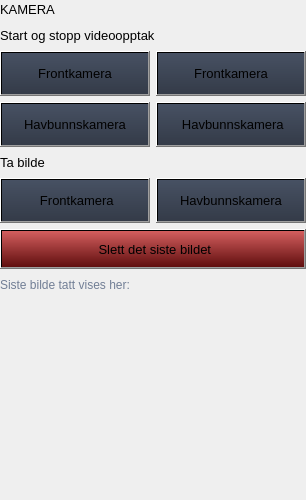
                                  <widget class="QFrame" name="kameraContainer">
                                   <property name="minimumSize">
                                    <size>
                                     <width>0</width>
                                     <height>500</height>
                                    </size>
                                   </property>
                                   <property name="maximumSize">
                                    <size>
                                     <width>16777215</width>
                                     <height>1000</height>
                                    </size>
                                   </property>
                                   <property name="frameShape">
                                    <enum>QFrame::NoFrame</enum>
                                   </property>
                                   <property name="frameShadow">
                                    <enum>QFrame::Raised</enum>
                                   </property>
                                   <layout class="QVBoxLayout" name="verticalLayout_28">
                                    <property name="leftMargin">
                                     <number>0</number>
                                    </property>
                                    <property name="topMargin">
                                     <number>0</number>
                                    </property>
                                    <property name="rightMargin">
                                     <number>0</number>
                                    </property>
                                    <property name="bottomMargin">
                                     <number>0</number>
                                    </property>
                                    <item>
                                     <widget class="QLabel" name="title_video">
                                      <property name="font">
                                       <font>
                                        <family>Segoe UI</family>
                                        <pointsize>10</pointsize>
                                        <weight>50</weight>
                                        <italic>false</italic>
                                        <bold>false</bold>
                                       </font>
                                      </property>
                                      <property name="styleSheet">
                                       <string notr="true"/>
                                      </property>
                                      <property name="text">
                                       <string>KAMERA</string>
                                      </property>
                                     </widget>
                                    </item>
                                    <item>
                                     <widget class="QLabel" name="title_start_videoopptak">
                                      <property name="maximumSize">
                                       <size>
                                        <width>16777215</width>
                                        <height>16777215</height>
                                       </size>
                                      </property>
                                      <property name="font">
                                       <font>
                                        <family>Segoe UI</family>
                                        <pointsize>10</pointsize>
                                        <weight>50</weight>
                                        <italic>false</italic>
                                        <bold>false</bold>
                                       </font>
                                      </property>
                                      <property name="styleSheet">
                                       <string notr="true"/>
                                      </property>
                                      <property name="text">
                                       <string>Start og stopp videoopptak</string>
                                      </property>
                                     </widget>
                                    </item>
                                    <item>
                                     <layout class="QHBoxLayout" name="videoopptakContainer">
                                      <item>
                                       <widget class="QPushButton" name="btn_start_video_frontkamera">
                                        <property name="minimumSize">
                                         <size>
                                          <width>150</width>
                                          <height>45</height>
                                         </size>
                                        </property>
                                        <property name="font">
                                         <font>
                                          <family>Segoe UI</family>
                                          <pointsize>10</pointsize>
                                          <weight>50</weight>
                                          <italic>false</italic>
                                          <bold>false</bold>
                                         </font>
                                        </property>
                                        <property name="cursor">
                                         <cursorShape>PointingHandCursor</cursorShape>
                                        </property>
                                        <property name="styleSheet">
                                         <string notr="true">QPushButton { background-color: qlineargradient(spread:pad, x1:0.5, y1:0, x2:0.5, y2:1, stop:0 rgba(71, 81, 99, 255), stop:1 rgba(52, 59, 72, 255));} QPushButton:hover { background-color: qlineargradient(spread:pad, x1:0.5, y1:0, x2:0.5, y2:1, stop:0 rgba(92, 104, 128, 255), stop:1 rgba(61, 69, 85, 255));}</string>
                                        </property>
                                        <property name="text">
                                         <string>Frontkamera</string>
                                        </property>
                                        <property name="icon">
                                         <iconset resource="resources.qrc">
                                          <normaloff>:/icons/images/icons/cil-media-play.png</normaloff>:/icons/images/icons/cil-media-play.png</iconset>
                                        </property>
                                       </widget>
                                      </item>
                                      <item>
                                       <widget class="QPushButton" name="btn_stopp_video_frontkamera">
                                        <property name="minimumSize">
                                         <size>
                                          <width>150</width>
                                          <height>45</height>
                                         </size>
                                        </property>
                                        <property name="font">
                                         <font>
                                          <family>Segoe UI</family>
                                          <pointsize>10</pointsize>
                                          <weight>50</weight>
                                          <italic>false</italic>
                                          <bold>false</bold>
                                         </font>
                                        </property>
                                        <property name="cursor">
                                         <cursorShape>PointingHandCursor</cursorShape>
                                        </property>
                                        <property name="styleSheet">
                                         <string notr="true">QPushButton { background-color: qlineargradient(spread:pad, x1:0.5, y1:0, x2:0.5, y2:1, stop:0 rgba(71, 81, 99, 255), stop:1 rgba(52, 59, 72, 255));} QPushButton:hover { background-color: qlineargradient(spread:pad, x1:0.5, y1:0, x2:0.5, y2:1, stop:0 rgba(92, 104, 128, 255), stop:1 rgba(61, 69, 85, 255));}</string>
                                        </property>
                                        <property name="text">
                                         <string>Frontkamera</string>
                                        </property>
                                        <property name="icon">
                                         <iconset resource="resources.qrc">
                                          <normaloff>:/icons/images/icons/cil-media-stop.png</normaloff>:/icons/images/icons/cil-media-stop.png</iconset>
                                        </property>
                                       </widget>
                                      </item>
                                     </layout>
                                    </item>
                                    <item>
                                     <layout class="QHBoxLayout" name="VideoopptakContainer2">
                                      <item>
                                       <widget class="QPushButton" name="btn_start_video_havbunn">
                                        <property name="minimumSize">
                                         <size>
                                          <width>150</width>
                                          <height>45</height>
                                         </size>
                                        </property>
                                        <property name="font">
                                         <font>
                                          <family>Segoe UI</family>
                                          <pointsize>10</pointsize>
                                          <weight>50</weight>
                                          <italic>false</italic>
                                          <bold>false</bold>
                                         </font>
                                        </property>
                                        <property name="cursor">
                                         <cursorShape>PointingHandCursor</cursorShape>
                                        </property>
                                        <property name="styleSheet">
                                         <string notr="true">QPushButton { background-color: qlineargradient(spread:pad, x1:0.5, y1:0, x2:0.5, y2:1, stop:0 rgba(71, 81, 99, 255), stop:1 rgba(52, 59, 72, 255));} QPushButton:hover { background-color: qlineargradient(spread:pad, x1:0.5, y1:0, x2:0.5, y2:1, stop:0 rgba(92, 104, 128, 255), stop:1 rgba(61, 69, 85, 255));}</string>
                                        </property>
                                        <property name="text">
                                         <string>Havbunnskamera</string>
                                        </property>
                                        <property name="icon">
                                         <iconset resource="resources.qrc">
                                          <normaloff>:/icons/images/icons/cil-media-play.png</normaloff>:/icons/images/icons/cil-media-play.png</iconset>
                                        </property>
                                       </widget>
                                      </item>
                                      <item>
                                       <widget class="QPushButton" name="btn_stopp_video_havbunn">
                                        <property name="minimumSize">
                                         <size>
                                          <width>150</width>
                                          <height>45</height>
                                         </size>
                                        </property>
                                        <property name="font">
                                         <font>
                                          <family>Segoe UI</family>
                                          <pointsize>10</pointsize>
                                          <weight>50</weight>
                                          <italic>false</italic>
                                          <bold>false</bold>
                                         </font>
                                        </property>
                                        <property name="cursor">
                                         <cursorShape>PointingHandCursor</cursorShape>
                                        </property>
                                        <property name="styleSheet">
                                         <string notr="true">QPushButton { background-color: qlineargradient(spread:pad, x1:0.5, y1:0, x2:0.5, y2:1, stop:0 rgba(71, 81, 99, 255), stop:1 rgba(52, 59, 72, 255));} QPushButton:hover { background-color: qlineargradient(spread:pad, x1:0.5, y1:0, x2:0.5, y2:1, stop:0 rgba(92, 104, 128, 255), stop:1 rgba(61, 69, 85, 255));}</string>
                                        </property>
                                        <property name="text">
                                         <string> Havbunnskamera</string>
                                        </property>
                                        <property name="icon">
                                         <iconset resource="resources.qrc">
                                          <normaloff>:/icons/images/icons/cil-media-stop.png</normaloff>:/icons/images/icons/cil-media-stop.png</iconset>
                                        </property>
                                       </widget>
                                      </item>
                                     </layout>
                                    </item>
                                    <item>
                                     <widget class="QLabel" name="tite_kamera">
                                      <property name="font">
                                       <font>
                                        <family>Segoe UI</family>
                                        <pointsize>10</pointsize>
                                        <weight>50</weight>
                                        <italic>false</italic>
                                        <bold>false</bold>
                                       </font>
                                      </property>
                                      <property name="styleSheet">
                                       <string notr="true"/>
                                      </property>
                                      <property name="text">
                                       <string>Ta bilde</string>
                                      </property>
                                     </widget>
                                    </item>
                                    <item>
                                     <layout class="QHBoxLayout" name="taBildeContainer">
                                      <item>
                                       <widget class="QPushButton" name="btn_ta_bilde_frontkamera">
                                        <property name="minimumSize">
                                         <size>
                                          <width>150</width>
                                          <height>45</height>
                                         </size>
                                        </property>
                                        <property name="font">
                                         <font>
                                          <family>Segoe UI</family>
                                          <pointsize>10</pointsize>
                                          <weight>50</weight>
                                          <italic>false</italic>
                                          <bold>false</bold>
                                         </font>
                                        </property>
                                        <property name="cursor">
                                         <cursorShape>PointingHandCursor</cursorShape>
                                        </property>
                                        <property name="styleSheet">
                                         <string notr="true">QPushButton { background-color: qlineargradient(spread:pad, x1:0.5, y1:0, x2:0.5, y2:1, stop:0 rgba(71, 81, 99, 255), stop:1 rgba(52, 59, 72, 255));} QPushButton:hover { background-color: qlineargradient(spread:pad, x1:0.5, y1:0, x2:0.5, y2:1, stop:0 rgba(92, 104, 128, 255), stop:1 rgba(61, 69, 85, 255));}</string>
                                        </property>
                                        <property name="text">
                                         <string> Frontkamera</string>
                                        </property>
                                        <property name="icon">
                                         <iconset resource="resources.qrc">
                                          <normaloff>:/images/images/camera.png</normaloff>:/images/images/camera.png</iconset>
                                        </property>
                                       </widget>
                                      </item>
                                      <item>
                                       <widget class="QPushButton" name="btn_ta_bilde_havbunn">
                                        <property name="minimumSize">
                                         <size>
                                          <width>150</width>
                                          <height>45</height>
                                         </size>
                                        </property>
                                        <property name="font">
                                         <font>
                                          <family>Segoe UI</family>
                                          <pointsize>10</pointsize>
                                          <weight>50</weight>
                                          <italic>false</italic>
                                          <bold>false</bold>
                                         </font>
                                        </property>
                                        <property name="cursor">
                                         <cursorShape>PointingHandCursor</cursorShape>
                                        </property>
                                        <property name="styleSheet">
                                         <string notr="true">QPushButton { background-color: qlineargradient(spread:pad, x1:0.5, y1:0, x2:0.5, y2:1, stop:0 rgba(71, 81, 99, 255), stop:1 rgba(52, 59, 72, 255));} QPushButton:hover { background-color: qlineargradient(spread:pad, x1:0.5, y1:0, x2:0.5, y2:1, stop:0 rgba(92, 104, 128, 255), stop:1 rgba(61, 69, 85, 255));}</string>
                                        </property>
                                        <property name="text">
                                         <string>Havbunnskamera</string>
                                        </property>
                                        <property name="icon">
                                         <iconset resource="resources.qrc">
                                          <normaloff>:/images/images/camera.png</normaloff>:/images/images/camera.png</iconset>
                                        </property>
                                       </widget>
                                      </item>
                                     </layout>
                                    </item>
                                    <item>
                                     <widget class="QPushButton" name="btn_slett_bilde">
                                      <property name="minimumSize">
                                       <size>
                                        <width>150</width>
                                        <height>40</height>
                                       </size>
                                      </property>
                                      <property name="font">
                                       <font>
                                        <family>Segoe UI</family>
                                        <pointsize>10</pointsize>
                                        <weight>50</weight>
                                        <italic>false</italic>
                                        <bold>false</bold>
                                       </font>
                                      </property>
                                      <property name="cursor">
                                       <cursorShape>PointingHandCursor</cursorShape>
                                      </property>
                                      <property name="styleSheet">
                                       <string notr="true">QPushButton { border-color: rgb(80, 36, 37); background-color: qlineargradient(spread:pad, x1:0.5, y1:0, x2:0.495, y2:1, stop:0.00492611 rgba(211, 94, 94, 255), stop:1 rgba(96, 14, 14, 255))} QPushButton:hover { background-color: qlineargradient(spread:pad, x1:0.5, y1:0, x2:0.495, y2:1, stop:0.00492611 rgba(255, 113, 113, 255), stop:0.995074 rgba(120, 18, 18, 255))}</string>
                                      </property>
                                      <property name="text">
                                       <string> Slett det siste bildet</string>
                                      </property>
                                      <property name="icon">
                                       <iconset resource="resources.qrc">
                                        <normaloff>:/images/images/trash.png</normaloff>:/images/images/trash.png</iconset>
                                      </property>
                                     </widget>
                                    </item>
                                    <item>
                                     <widget class="QLabel" name="text_siste_bilde">
                                      <property name="styleSheet">
                                       <string notr="true">color: rgb(113, 126, 149);</string>
                                      </property>
                                      <property name="lineWidth">
                                       <number>1</number>
                                      </property>
                                      <property name="text">
                                       <string>Siste bilde tatt vises her:</string>
                                      </property>
                                      <property name="alignment">
                                       <set>Qt::AlignLeading|Qt::AlignLeft|Qt::AlignVCenter</set>
                                      </property>
                                     </widget>
                                    </item>
                                    <item>
                                     <widget class="QLabel" name="img_recent">
                                      <property name="minimumSize">
                                       <size>
                                        <width>0</width>
                                        <height>200</height>
                                       </size>
                                      </property>
                                      <property name="maximumSize">
                                       <size>
                                        <width>360</width>
                                        <height>200</height>
                                       </size>
                                      </property>
                                      <property name="styleSheet">
                                       <string notr="true"/>
                                      </property>
                                      <property name="text">
                                       <string/>
                                      </property>
                                      <property name="pixmap">
                                       <pixmap resource="resources.qrc">:/images/images/underwater.png</pixmap>
                                      </property>
                                      <property name="scaledContents">
                                       <bool>true</bool>
                                      </property>
                                      <property name="alignment">
                                       <set>Qt::AlignCenter</set>
                                      </property>
                                      <property name="margin">
                                       <number>0</number>
                                      </property>
                                     </widget>
                                    </item>
                                   </layout>
                                  </widget>
